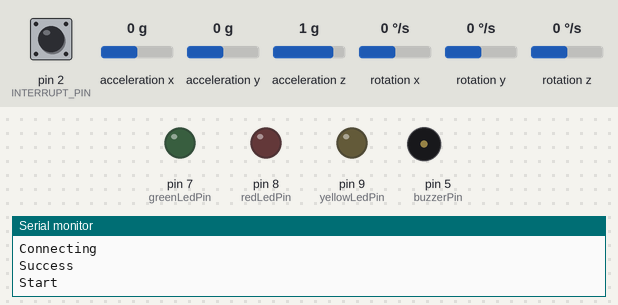
A sketch run on a simulated Arduino Mega 2560, built with avr-gcc and run on an emulated ATmega2560. On the bench: output pins drawn as LEDs (lit = HIGH), buzzer (waves = sounding, pin HIGH), the last lines printed to the serial monitor. The test bench sets the inputs (shaded band); at power-on: rotation z 0 °/s, acceleration y 0 g, acceleration z 1 g, pin 2 (INTERRUPT_PIN) LOW, acceleration x 0 g, rotation x 0 °/s, rotation y 0 °/s. The local clock reads 2024-03-15 10:24:30 at power-on unless the sketch sets it; storage starts empty; the sensor or clock chip raises its interrupt line as the real part does.

Above: at 1.7 s.
1.8 s: rotation z set to -17 °/s
At 4.6 s:
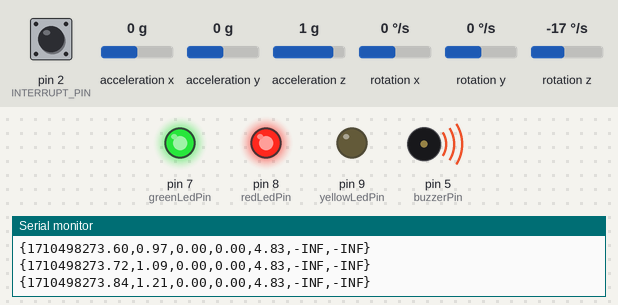
4.8 s: rotation z set to -21 °/s
At 5.9 s:
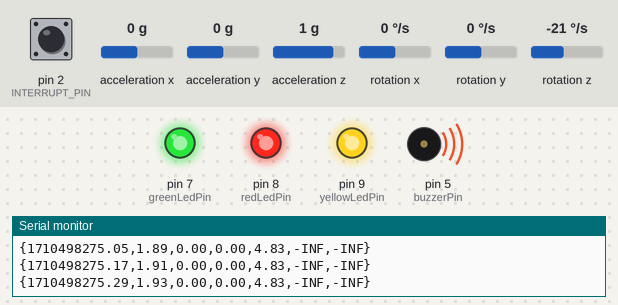
9.3 s: acceleration y set to -0.8 g
10.8 s: acceleration z set to 0.6 g
13.4 s: acceleration z set to 0.3 g
Timing chart, 0 to 15.9 s (numbered marks = the images above; inputs shaded):
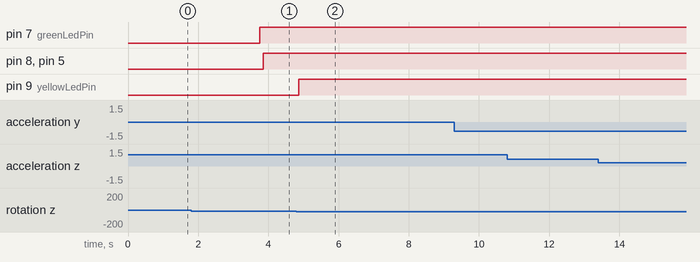

Measured:
- the behaviour switches between -18 and -19 °/s on rotation z (found by bisection; images 1 and 2)

The sketch:

detector.ino
```cpp
#include <SD.h>
#include <SPI.h>
#include "I2Cdev.h"
#include "Wire.h"
#include <RTClib.h>
#include <SoftwareSerial.h>
#include "MPU6050_6Axis_MotionApps20.h"

RTC_DS3231 rtc;
MPU6050 mpu;

#define INTERRUPT_PIN 2

const int buzzerPin = 5;
const int orangeLedPin = 6;
const int greenLedPin = 7;
const int redLedPin = 8;
const int yellowLedPin = 9;

// MPU control/status vars
volatile bool mpuInterrupt = false;     // indicates whether MPU interrupt pin has gone high
bool dmpReady = false;  // set true if DMP init was successful
uint8_t mpuIntStatus;   // holds actual interrupt status byte from MPU
uint8_t devStatus;      // return status after each device operation (0 = success, !0 = error)
uint16_t packetSize;    // expected DMP packet size (default is 42 bytes)
uint16_t fifoCount;     // count of all bytes currently in FIFO
uint8_t fifoBuffer[64]; // FIFO storage buffer

// orientation/motion vars
Quaternion q;           // [w, x, y, z]         quaternion container
VectorInt16 aa;         // [x, y, z]            accel sensor measurements
VectorInt16 aaReal;     // [x, y, z]            gravity-free accel sensor measurements
VectorInt16 aaWorld;    // [x, y, z]            world-frame accel sensor measurements
VectorFloat gravity;    // [x, y, z]            gravity vector
float euler[3];         // [psi, theta, phi]    Euler angle container
float ypr[3];           // [yaw, pitch, roll]   yaw/pitch/roll container and gravity vector
float xyzAccel[3];
const int accelG = 16384;
//own variables
float prevYpr[3];
float offsetYpr[3]; //initial positions
boolean stable = false;
boolean stableN = false;

double yawRaw;
double pitchRaw;
double rollRaw;

double axRaw;
double ayRaw;
double azRaw;

int arrayCount = 0;
const int recurseLength = 12;
double timeDelay = 0.08;
int timeCounter = 0;
int timeStackToUpload = 3;

long ti; //unix time
String tS; //string unix time
String sdTimeName = "";

double gyroAlarmThreshold = 1.5;
double accelAlarmThreshold1 = 3;
double accelAlarmThreshold2 = 3;
double accelAlarmThreshold3 = 3.8;

double yawState[recurseLength];
double pitchState[recurseLength];
double rollState[recurseLength];

double dtYaw[recurseLength];
double dtPitch[recurseLength];
double dtRoll[recurseLength];

double axState[recurseLength];
double ayState[recurseLength];
double azState[recurseLength];
//end of Setting MPU variables

//equation that model gyroscope magnitude: signal = ke^(c(magnitude))
double expConst = 0.4642; //c
double scaleConst = 1.5578; //k

//equation that model acceleration magnitude: magnitude = a + b(ln(signal))
double baseAccelConst = 7.66395201; //a
double scaleAccelConst = 0.7781699; //b

double mag[3] = {0, 0, 0};
double magA[3] = {0, 0, 0};
double avgD[3] = {0, 0, 0};
double avgA[3] = {0, 0, 0};

File logFile;

void dmpDataReady() {
  mpuInterrupt = true;
}

void setup() {
#if I2CDEV_IMPLEMENTATION == I2CDEV_ARDUINO_WIRE
  Wire.begin();
#elif I2CDEV_IMPLEMENTATION == I2CDEV_BUILTIN_FASTWIRE
  Fastwire::setup(400, true);
#endif
  Serial.begin(115200);
  Serial3.begin(9600);
  if (! rtc.begin()) {
    Serial.println("RTC Failed");
    while (1);
  }
  if (rtc.lostPower()) {
    Serial.println("RTC Failed");
    rtc.adjust(DateTime(F(__DATE__), F(__TIME__)));
  }
  DateTime now = rtc.now();
  sdTimeName = "E";
  String sm = String(now.month());
  if(now.month() < 10){
    sm = "0" + sm;
  }
  String sd = String(now.day());
  if(now.day() < 10){
    sd = "0" + sd;
  }
  sdTimeName += String(now.year()).substring(2,4);
  sdTimeName += sm;
  sdTimeName += sd;
  if (!SD.begin(4)) {
    Serial.println("SD error");
    return;
  }
  mpu.initialize();
  pinMode(INTERRUPT_PIN, INPUT);
  pinMode(buzzerPin, OUTPUT);
  pinMode(yellowLedPin, OUTPUT);
  pinMode(redLedPin, OUTPUT);
  pinMode(greenLedPin, OUTPUT);
  Serial.println(F("Connecting"));
  Serial.println(mpu.testConnection() ? F("Success") : F("Failed"));
  devStatus = mpu.dmpInitialize();
  mpu.setXGyroOffset(220);
  mpu.setYGyroOffset(76);
  mpu.setZGyroOffset(-85);
  mpu.setZAccelOffset(1788);
  if (devStatus == 0) {
    mpu.setDMPEnabled(true);
    attachInterrupt(digitalPinToInterrupt(INTERRUPT_PIN), dmpDataReady, RISING);
    mpuIntStatus = mpu.getIntStatus();
    Serial.println(F("Start"));
    dmpReady = true;
    packetSize = mpu.dmpGetFIFOPacketSize();
  } else {
    Serial.println("MPU Failed");
  }
  for (int i = 0; i < 3; i++) {
    prevYpr[i] = 9999;
  }
}

void loop() {
    if (!dmpReady) return;
    mpuInterrupt = false;
    mpuIntStatus = mpu.getIntStatus();
    fifoCount = mpu.getFIFOCount();
    if ((mpuIntStatus & 0x10) || fifoCount == 1024) {
      mpu.resetFIFO();
    }else if (mpuIntStatus & 0x02) {
      while (fifoCount < packetSize) fifoCount = mpu.getFIFOCount();
      mpu.getFIFOBytes(fifoBuffer, packetSize);
      fifoCount -= packetSize;
      mpu.dmpGetQuaternion(&q, fifoBuffer);
      mpu.dmpGetGravity(&gravity, &q);
      mpu.dmpGetAccel(&aa, fifoBuffer);
      mpu.dmpGetLinearAccel(&aaReal, &aa, &gravity);
      mpu.dmpGetYawPitchRoll(ypr, &q, &gravity);
      if (stable) {
        yawRaw = ypr[0] * 180 / M_PI;
        pitchRaw = ypr[1] * 180 / M_PI;
        rollRaw = ypr[2] * 180 / M_PI;
        axRaw = aaReal.x-430;
        ayRaw = aaReal.y;
        azRaw = aaReal.z;
        if (arrayCount < recurseLength) {
          set6AxisState(arrayCount, yawRaw, pitchRaw, rollRaw, axRaw, ayRaw, azRaw);
          if(arrayCount != 0){
            setInitialDerivative(arrayCount - 1);
          }
          arrayCount++;
        }else{
          for (int i = 0; i < recurseLength-1; i++) {
            set6AxisState(i, yawState[i+1], pitchState[i+1], rollState[i+1], axState[i+1], ayState[i+1], azState[i+1]);
            if(arrayCount>recurseLength){
              set3AxisDerivative(i, dtYaw[i + 1], dtPitch[i + 1], dtRoll[i + 1]);
            }
          }
          set6AxisState(recurseLength - 1, yawRaw, pitchRaw, rollRaw, axRaw, ayRaw, azRaw);
          setAfterDerivative();
          if(arrayCount>recurseLength){
            analyzeGyroSignals();
            analyzeAccelSignals();
            String ts = getPreciseTime(ti);
            transferData(ts, yawRaw, pitchRaw, rollRaw, axRaw, ayRaw, azRaw);
            if(!stableN){
              if(magA[1] < 2.5 && magA[2] < 3.5){
                stableN = true;
              }
            }else{
              alarm();
              statusStable();
            }
            statusOK();
            timeCounter++;
            delay(timeDelay * 1000);
          }else{
            arrayCount++;
          }
        }

      } else {
        if (abs(prevYpr[0] - (ypr[0] * 180 / M_PI)) <= 0.01 && abs(prevYpr[1] - (ypr[1] * 180 / M_PI)) <= 0.01 && abs(prevYpr[2] - (ypr[2] * 180 / M_PI)) <= 0.01) {
          delay(3000);
          if (abs(prevYpr[0] - (ypr[0] * 180 / M_PI)) <= 0.01 && abs(prevYpr[1] - (ypr[1] * 180 / M_PI)) <= 0.01 && abs(prevYpr[2] - (ypr[2] * 180 / M_PI)) <= 0.01) {
              Serial.println(ayRaw);
              stable = true;
              for (int i = 0; i < 3; i++) {
                offsetYpr[i] = ypr[i] * 180 / M_PI;
              }
              while(aaReal.y > 60 && aaReal.z > 60){
                delay(50);
              }
          }
        } else {
          prevYpr[0] = ypr[0] * 180 / M_PI;
          prevYpr[1] = ypr[1] * 180 / M_PI;
          prevYpr[2] = ypr[2] * 180 / M_PI;
          delay(50);
        }
      }
    }
}

void statusStable(){
  digitalWrite(orangeLedPin,HIGH);
}

void analyzeGyroSignals() {
  //average last recureseLength d(angle)/dt to see which range it is in
  double tempVal1 = 0;
  avgD[0] = averageDerivative(dtYaw);
  avgD[1] = averageDerivative(dtPitch);
  avgD[2] = averageDerivative(dtRoll);
  for (int i = 0; i < 3; i++) {
    tempVal1 = gyroEquation(avgD[i]);
    mag[i] = tempVal1;
  }
}

double gyroEquation(double d){
  return (log((d/scaleConst)+1) / expConst);
}

void analyzeAccelSignals(){
  double tempVal2 = 0;
  avgA[0] = averageDerivative(axState);
  avgA[1] = averageDerivative(ayState);
  avgA[2] = averageDerivative(azState);
  for (int i = 0; i < 3; i++) {
    tempVal2 = accelEquation(avgA[i]);
    magA[i] = tempVal2;
  }
}

double accelEquation(double d){
  double tD = d/(double)accelG;
  return baseAccelConst + (scaleAccelConst*log(tD));
}

void setInitialDerivative(int i) {
  dtYaw[i] = yawState[i + 1] - yawState[i];
  dtPitch[i] = pitchState[i + 1] - pitchState[i];
  dtRoll[i] = rollState[i + 1] - rollState[i];
}

void setAfterDerivative() {
  dtYaw[recurseLength - 1] = yawState[recurseLength - 1] - yawState[recurseLength - 2];
  dtPitch[recurseLength - 1] = pitchState[recurseLength - 1] - pitchState[recurseLength - 2];
  dtRoll[recurseLength - 1] = rollState[recurseLength - 1] - rollState[recurseLength - 2];
}

void set6AxisState(int id, double y, double p, double r, double ax, double ay, double az) {
  yawState[id] = y;
  pitchState[id] = p;
  rollState[id] = r;
  axState[id] = ax;
  ayState[id] = ay;
  azState[id] = az;
}

void set3AxisDerivative(int id, double dy, double dp, double dr) {
  dtYaw[id] = dy;
  dtPitch[id] = dp;
  dtRoll[id] = dr;
}

double averageDerivative(double d[]) {
  double total = 0;
  for (int i = 0; i < recurseLength; i++) {
    total += abs(d[i]);
  }
  return total / (double)recurseLength;
}

void transferData(String preciseTime, double y, double p, double r, double ax, double ay, double az) {
  String tS = "{" + preciseTime + "," + String(y,2) + "," + String(p,2) + "," + String(r,2) + "," + String(mag[0],2) + "," + String(mag[1],2) + "," + String(mag[2],2) + "," + String(ax,2) + "," + String(ay,2) + "," + String(az,2) + "," + String(magA[0],2) + "," + String(magA[1],2) + "," + String(magA[2],2)+"}";
  String tP =  "{" + preciseTime + "," + String(mag[0],2) + "," + String(mag[1],2) + "," + String(mag[2],2) +  "," + String(magA[0],2) + "," + String(magA[1],2) + "," + String(magA[2],2)+"}";
  //String tA =  "{" + preciseTime + "," + String(magA[0],2) + "," + String(magA[1],2) + "," + String(magA[2],2)+"}";

  if(timeCounter%((int)((timeStackToUpload*100)/(int)(100*timeDelay))) == 0){
    DateTime now = rtc.now();
    ti = now.unixtime();
    timeCounter=0;
  }
  Serial.println(tP);
  Serial3.println(tP);
  putToSDCard(tS);
}

void statusOK() {
  digitalWrite(greenLedPin, HIGH);
}

boolean gyroAlarmCheck() {
  if (mag[0] >= gyroAlarmThreshold || mag[1] >= gyroAlarmThreshold || mag[2] >= gyroAlarmThreshold) {
    digitalWrite(yellowLedPin, HIGH);
    return true;
  }else{
    digitalWrite(yellowLedPin, LOW);
    return false;
  }

}

boolean accelAlarmCheck(){
  if (magA[0] >= accelAlarmThreshold1 || magA[1] >= accelAlarmThreshold2 || magA[2] >= accelAlarmThreshold3){
    digitalWrite(redLedPin, HIGH);
    return true;
  }else{
    digitalWrite(redLedPin, LOW);
    return false;
  }
}

void alarm(){
  boolean a = accelAlarmCheck();
  boolean b = gyroAlarmCheck();
  if(a || b){
    digitalWrite(buzzerPin,HIGH);
  }else{
    digitalWrite(buzzerPin,LOW);
  }
}

String getPreciseTime(long t){
  String tempS = String(t);
  String condition0 = "";
  char cA1[8];
  char cA2[4];
  (tempS.substring(3,10)).toCharArray(cA1,8);
  (tempS.substring(0,3)).toCharArray(cA2,4);
  long tempL1 = atol(cA1);
  int tempL2 = atol(cA2);
  if(tempS.charAt(3) == '0'){
    condition0 = "0";
  }
  long temp = (tempL1*100)+(long)(1.51*(timeDelay*100*timeCounter));
  String tempST = String(temp);
  if(tempST.charAt(0) == '1'){
    tempL2 += 1;
    tempST = tempST.substring(1,10);
  }
  int lenOfTST = tempST.length();
  String finalS = String(tempL2) + condition0 + tempST.substring(0,lenOfTST-2) + "." + tempST.substring(lenOfTST-2,lenOfTST);
  return finalS;
}

void putToSDCard(String s){
  String fileName = sdTimeName + ".txt";
  logFile = SD.open(fileName, FILE_WRITE);
  if (logFile) {
    logFile.println(s);
    logFile.close();
  }else{
    Serial.println("error opening logfile.txt");
  }
}
```
